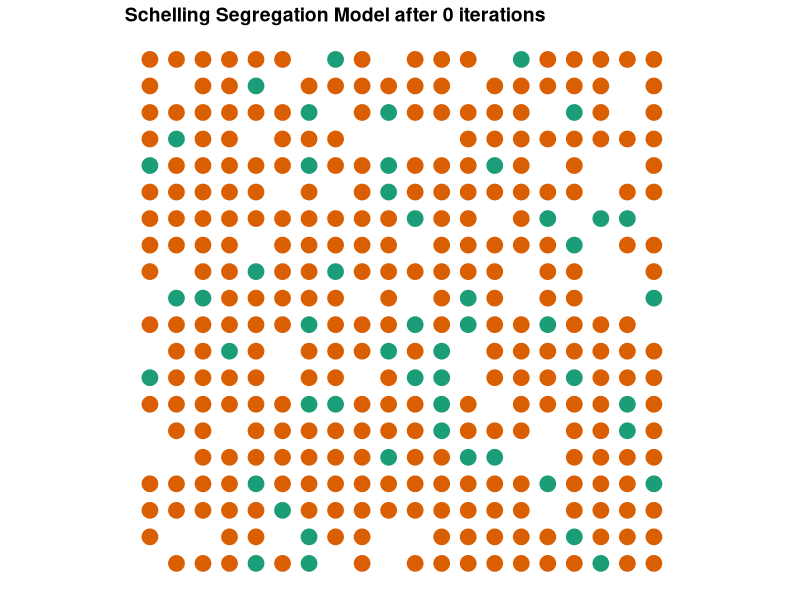
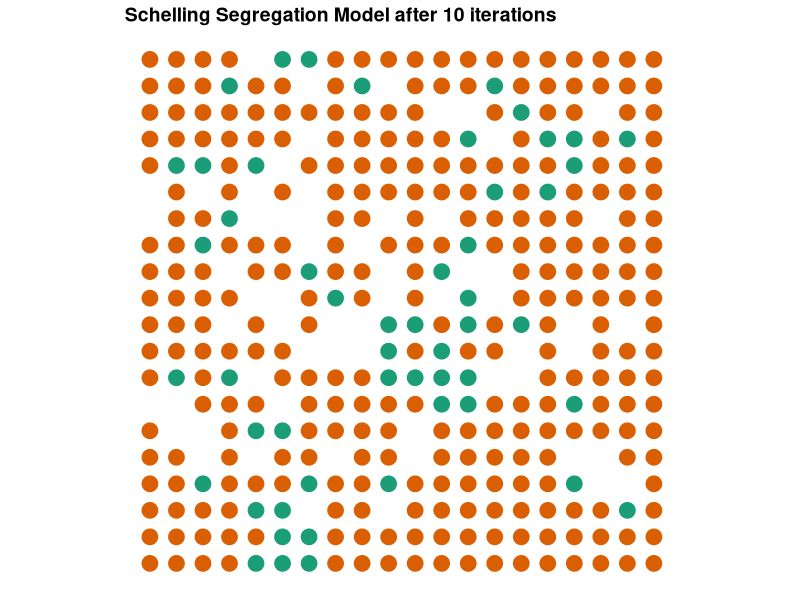
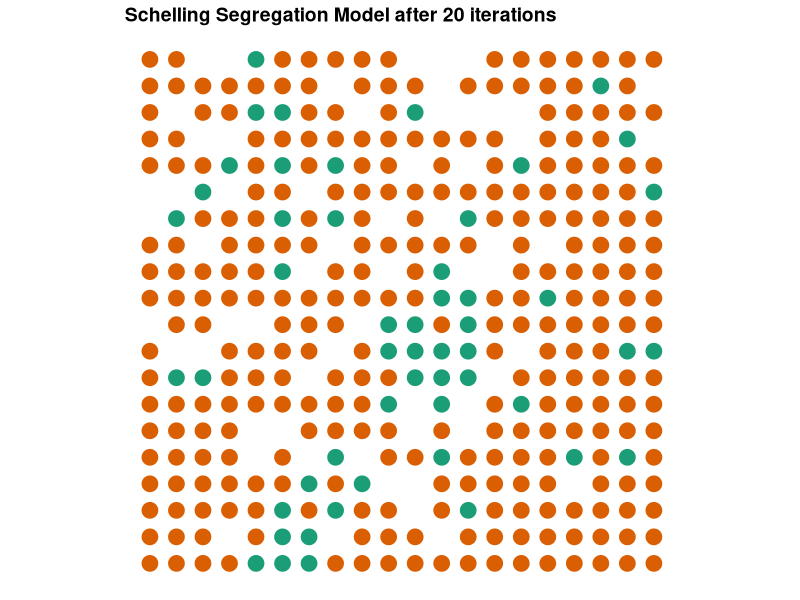

The R script that drew these images, in order: (Note: a time limit stopped this script after it produced the figures.)
#Schelling Segregation Model with uneven preferences

initiateShelling <- function(dimensions = c(10, 10), n_races = 4, perc_empty = 0.2, perc_maj = .75){
  require(data.table)
  # create "races" based on colours
  races <- colours()[1:n_races]
  dom_race <- races[1]
  min_races <- races[2:length(races)]
  
  # how many homes will be simulated
  n_homes = prod(dimensions)
  # calculates the number of agents
  count_agents <- floor(n_homes * (1 - perc_empty))
  
  # the characteristics that a home can have
  races <- c("empty", dom_race, min_races)
  # the probabilities of each characteristics
  probabilities <- c(perc_empty, 
                     (1-perc_empty)*perc_maj, 
                     rep((1 - perc_empty - (1-perc_empty)*perc_maj)/(n_races-1), times = n_races-1)
                     )
  
  # creates the global shelling data.table
  shelling <<- data.table(id = 1:prod(dimensions),
                          x = rep(1:dimensions[1], 
                                  dimensions[2]),
                          y = rep(1:dimensions[2], 
                                  each = dimensions[1]),
                          race = sample(x = races, 
                                        size = n_homes, 
                                        prob = probabilities,
                                        replace = TRUE),
                          # used to find the satisfaction of each home
                          distance = rep(NA, prod(dimensions)),
                          unsatisfied = rep(NA, prod(dimensions)))
  shelling$dom_race <<- ifelse(shelling$race == dom_race, 1, 0)
}

plotShelling <- function(title){
  require(data.table)
  require(ggplot2)
  require(RColorBrewer)
  # get races to get the right number of colors
  races <- unique(shelling$race)
  
  # find the dimensions of the grid to get the best dot size
  dims <- c(max(shelling$x), max(shelling$y))
  
  # create colours
  # check if there are less than 3 races, 
  # this would create issues with brewer.pal from 
  # RColorBrewer otherwise
  if (length(races) <= 3) {
    colors <- brewer.pal(3, "Dark2")
  } else {
    colors <- brewer.pal(length(races), "Dark2")
  }
  
  # plot the graph  
  p <- ggplot(data = shelling[race != "empty"], 
              aes(x = x, y = y, color = race)) + 
    # workaround to get relatively large dots that 
    # resize with the size of the grid
    geom_point(size = 100/sqrt(prod(dims))) +  
    scale_colour_manual(values = colors) + 
    # create a beatiful and mostly empty chart
    theme_bw() + 
    theme(axis.line = element_blank(),
          axis.text.x = element_blank(),
          axis.text.y = element_blank(),
          axis.ticks = element_blank(),
          axis.title.x = element_blank(),
          axis.title.y = element_blank(),
          legend.position = "none",
          panel.background = element_blank(),
          panel.border = element_blank(),
          panel.grid.major = element_blank(),
          panel.grid.minor = element_blank(),
          plot.background = element_blank(),
          plot.title = element_text(lineheight=3, 
                                    face="bold", 
                                    color="black", 
                                    size=14)) +
    # fixes the axis to avoid distortion in the picture
    coord_fixed(ratio = 1) + 
    # lastly adds the title
    ggtitle(title)
  
  return(p)
}

iterate <- function(n = 10, dom_sim_threshold = .9, min_sim_threshold = .1){
  require(data.table)
  # subfunction that checks for a given x and y value if the agent is 
  # unsatisfied (returns TRUE or FALSE)
  is.unsatisfied <- function(x_value, y_value, 
                             dom_sim_threshold = dom_sim_threshold,
                             min_sim_threshold = min_sim_threshold){
    # gets the race for the agent
    cur_race <- shelling[x == x_value & y == y_value, race]
    dom_race <- shelling[x == x_value & y == y_value, dom_race]
    
    # checks if the home is empty to
    if (cur_race == "empty"){
      return(FALSE) # empty houses are not satisfied, therefore will not move!
    }else{
      # creates the square of the distance
      # I avoid to take the squareroot to speed up the code
      shelling[, distance := (x_value - x)^2 + (y_value - y)^2] 
      
      # counts the number of agents that live less than two fields away 
      # (includes all adjacent agents) and that are similar
      count_similar <- nrow(shelling[distance <= 2 & 
                                       race == cur_race & 
                                       distance != 0])
      # same here except that it looks into different agents
      count_different <- nrow(shelling[distance <= 2 & 
                                         race != cur_race & 
                                         race != "empty"])
      
      # calculates the ratio
      ratio <- count_similar/(count_similar + count_different)
      
      # returns TRUE if the ratio is below the threshold
      if(dom_race == 1){
      return(ratio < dom_sim_threshold)
      }else{
        return(ratio < min_sim_threshold)
      }
    }
  }
  
  # creates a ProgressBar, although this is not necessary, it does look nice..
  pb <- txtProgressBar(min = 0, max = 1, style = 3)
  # for time-keeping-purposes
  t <- Sys.time()
  
  #sets empty vector of ratios
  ratios.unsatisfied <- c(NULL)
  
  # iterates
  for (iterate in 1:n){
    # fills the boolean vector "unsatisfied" 
    # indicates if the household is unsatisfied 
    shelling[, unsatisfied := is.unsatisfied(x_value = x, 
                                             y_value = y, 
                                             dom_sim_threshold = dom_sim_threshold,
                                             min_sim_threshold = min_sim_threshold),
             by = 1:nrow(shelling)]
    
    ratio.unsatisfied <- sum(shelling$unsatisfied)/nrow(shelling)
    ratios.unsatisfied <- c(ratios.unsatisfied, ratio.unsatisfied)
    
    # move unsatisfied agents to an empty house
    # find the IDs that are empty where agents can migrate to
    emptyIDs <- shelling[race == "empty", id] # finds the id of empty houses
    
    # finds the origin of the agents moving, 
    # aka. the old ID of each household moving
    oldIDs <- shelling[(unsatisfied), id] # origin
    
    # generates new IDs for each household moving
    # note that households can move to the house of other moving agents
    # also, agents can (by a small chance) choose to "move" to their 
    # existing home
    newIDs <- sample(x = c(emptyIDs, oldIDs), 
                     size = length(oldIDs), 
                     replace = F) # target
    
    # a new data.table that shows 
    # what race migrates from which origin_id to which target-id
    transition <- data.table(origin = oldIDs, 
                             oldRace = shelling[id %in% oldIDs, race],
                             target = newIDs)
    
    # moves the agents to the new homes
    shelling[id %in% transition$origin]$race = "empty"
    shelling[id %in% transition$target]$race = transition$oldRace
    
    # orders the shelling, although this takes some time, 
    # it is necessary for the other operations
    shelling <- shelling[order(id)]
    
    # updates the ProgressBar
    setTxtProgressBar(pb, iterate/n)
  }
  close(pb)
  timedif <- Sys.time() - t
  
  # print out statistics for the calculation time
  print(paste0("Time for calculation in seconds: ", round(timedif, 3), " or: ",
               round(n / as.numeric(timedif), 3), " iterations per second"))
  print(ratios.unsatisfied)
    return(shelling)
}

set.seed(4212)
# initiate shelling
initiateShelling(dimensions = c(20, 20), n_races = 2, perc_empty = 0.2, perc_maj = .80)
# plot shelling
plotShelling(title = "Schelling Segregation Model after 0 iterations")

# iterate 10 times
shelling <- iterate(n = 10, dom_sim_threshold = .9, min_sim_threshold = .25)
# plot the result after 10 iterations
plotShelling(title = "Schelling Segregation Model after 10 iterations")

# iterate another 10 times
shelling <- iterate(n = 10,  dom_sim_threshold = .9, min_sim_threshold = .25)
# plot again after 20 iterations total
plotShelling(title = "Schelling Segregation Model after 20 iterations")

# run another 30 times and plot
shelling <- iterate(n = 30,  dom_sim_threshold = .9, min_sim_threshold = .25)
plotShelling(title = "Schelling Segregation Model after 50 iterations")

# 100th iteration, but this time both races want to segregate
shelling <- iterate(n = 50,  dom_sim_threshold = .9, min_sim_threshold = .9)
plotShelling(title = "Schelling Segregation Model after 100 iterations")

# 200th iteration, both races prefer simple majority similar
shelling <- iterate(n = 100,  dom_sim_threshold = .5, min_sim_threshold = .5)
plotShelling(title = "Schelling Segregation Model after 200 iterations")
